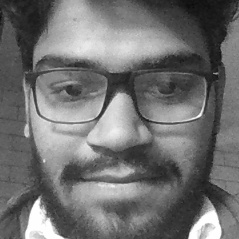
#> input picture dataset/User.1.18.jpg, 239 x 239 px, given in place of the camera
$ jupyter execute --allow-errors all_face_detect.ipynb
#> lines starting #> are read from the running program, lines starting #| are printed output that depends on the picture
[cell 1]
import cv2

[cell 2]
import os

#> (a cell that did not finish here is left out)

#> (a cell that did not finish here is left out)

#> (a cell that did not finish here is left out)

[cell 6]
cam = cv2.VideoCapture(0)
cam.set(3, 640) # set video width
cam.set(4, 480) # set video height
face_detector = cv2.CascadeClassifier('haarcascade_frontalface_default.xml')
# For each person, enter one numeric face id
face_id = input('\n enter user id end press <return> ==>  ')
print("\n [INFO] Initializing face capture. Look the camera and wait ...")
# Initialize individual sampling face count
count = 0
while True:
    ret, img = cam.read()
#> img is the input picture: shape (239, 239, 3); min 10, max 255, mean 112.7
    #img = cv2.flip(img, 1) # flip video image vertically
    gray = cv2.cvtColor(img, cv2.COLOR_BGR2GRAY)
    faces = face_detector.detectMultiScale(gray, 1.3, 5)
#> faces = [[24, 14, 196, 196]]
    for (x,y,w,h) in faces:
        cv2.rectangle(img, (x,y), (x+w,y+h), (255,0,0), 2)
        count += 1
        # Save the captured image into the datasets folder
        cv2.imwrite("dataset/User." + str(face_id) + '.' + str(count) + ".jpg", gray[y:y+h,x:x+w])
        cv2.imshow('image', img)
#> this loop made 1 pass
#> (x, y, w, h, count) on pass 1: (24, 14, 196, 196, 1)
#> pass 1, `cv2.imwrite("dataset/User." + str(face_id) + '.' + str(count) + ".jpg"..`:
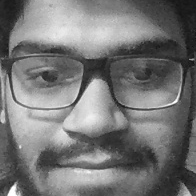
#> saved as User..1.jpg: shape (196, 196); min 15, max 255, mean 117.8
#> pass 1, `cv2.imshow('image', img)`:
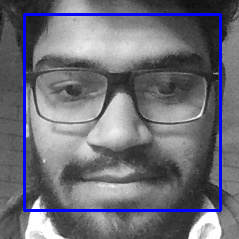
#> window 'image': shape (239, 239, 3); mean B, G, R 119.5, 109, 109
#> after the loop, count = 1
    k = cv2.waitKey(100) & 0xff # Press 'ESC' for exiting video
#> (key Esc is pressed here)
    if k == 27:
        break
    elif count >= 60: # Take 60 face sample and stop video
         break
# Do a bit of cleanup
print("\n [INFO] Exiting Program and cleanup stuff")
cam.release()
cv2.destroyAllWindows()

[cell 7]
import cv2
import numpy as np
from PIL import Image
import os
# Path for face image database
path = 'dataset'
recognizer = cv2.face.LBPHFaceRecognizer_create()
detector = cv2.CascadeClassifier("haarcascade_frontalface_default.xml");
# function to get the images and label data
def getImagesAndLabels(path):
#> called with path = 'dataset'
    imagePaths = [os.path.join(path,f) for f in os.listdir(path)]
    faceSamples=[]
    ids = []
    for imagePath in imagePaths:
        PIL_img = Image.open(imagePath).convert('L') # convert it to grayscale
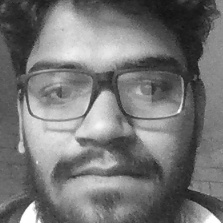
#> input picture dataset/User.1.1.jpg, 223 x 223 px
#> PIL_img is the input picture: PIL image 223x223 L; min 18, max 255, mean 117.3
        img_numpy = np.array(PIL_img,'uint8')
        id = int(os.path.split(imagePath)[-1].split(".")[1])
        faces = detector.detectMultiScale(img_numpy)
#> faces = [[17, 11, 189, 189]]
        for (x,y,w,h) in faces:
            faceSamples.append(img_numpy[y:y+h,x:x+w])
            ids.append(id)
#> this loop made 1 pass
#> after the loop, faceSamples = 1 item; ids = [1]
    return faceSamples,ids
print ("\n [INFO] Training faces. It will take a few seconds. Wait ...")
faces,ids = getImagesAndLabels(path)
recognizer.train(faces, np.array(ids))
# Save the model into trainer/trainer.yml
#> (the rest of this cell did not finish here and is left out)
